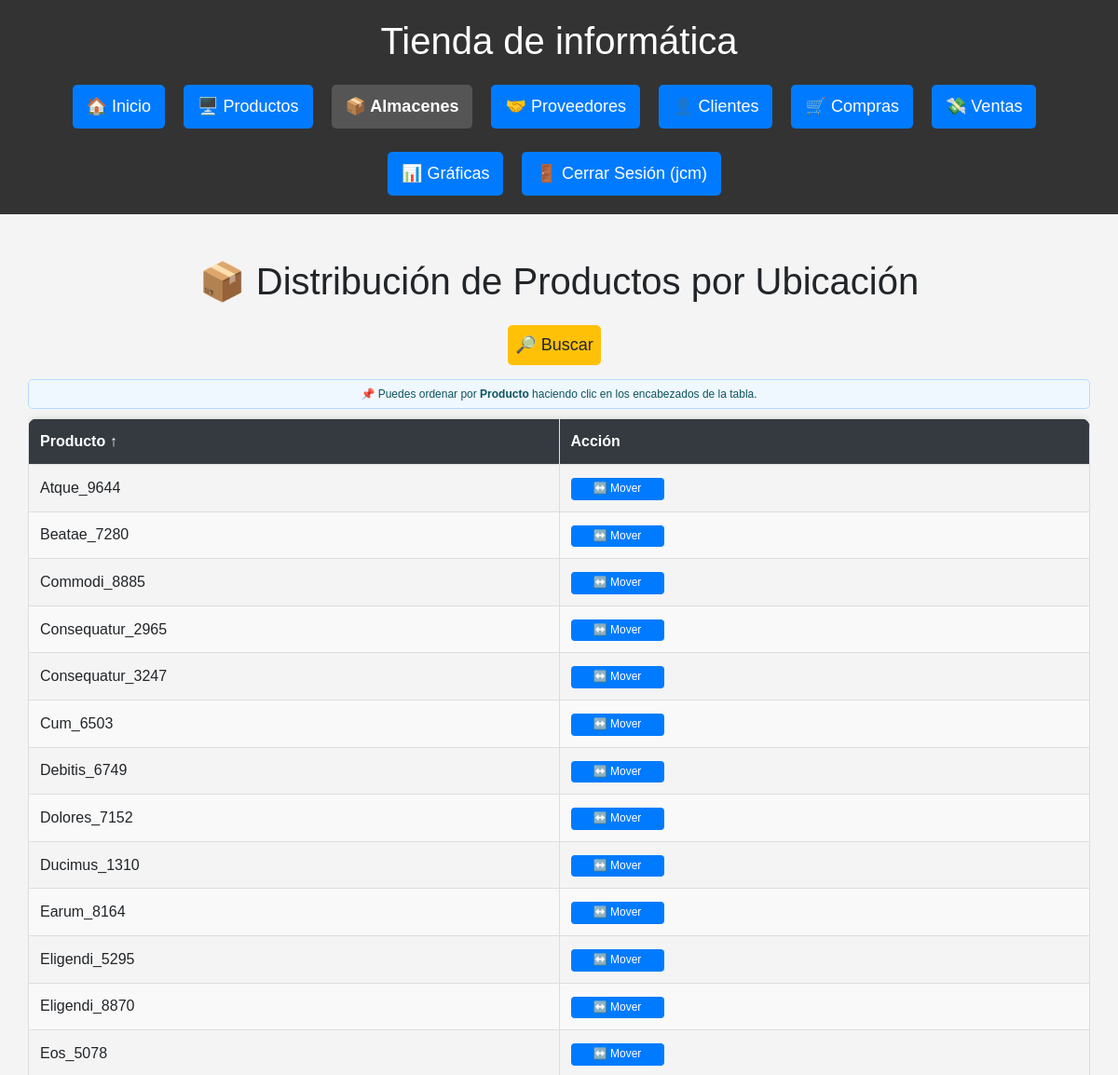
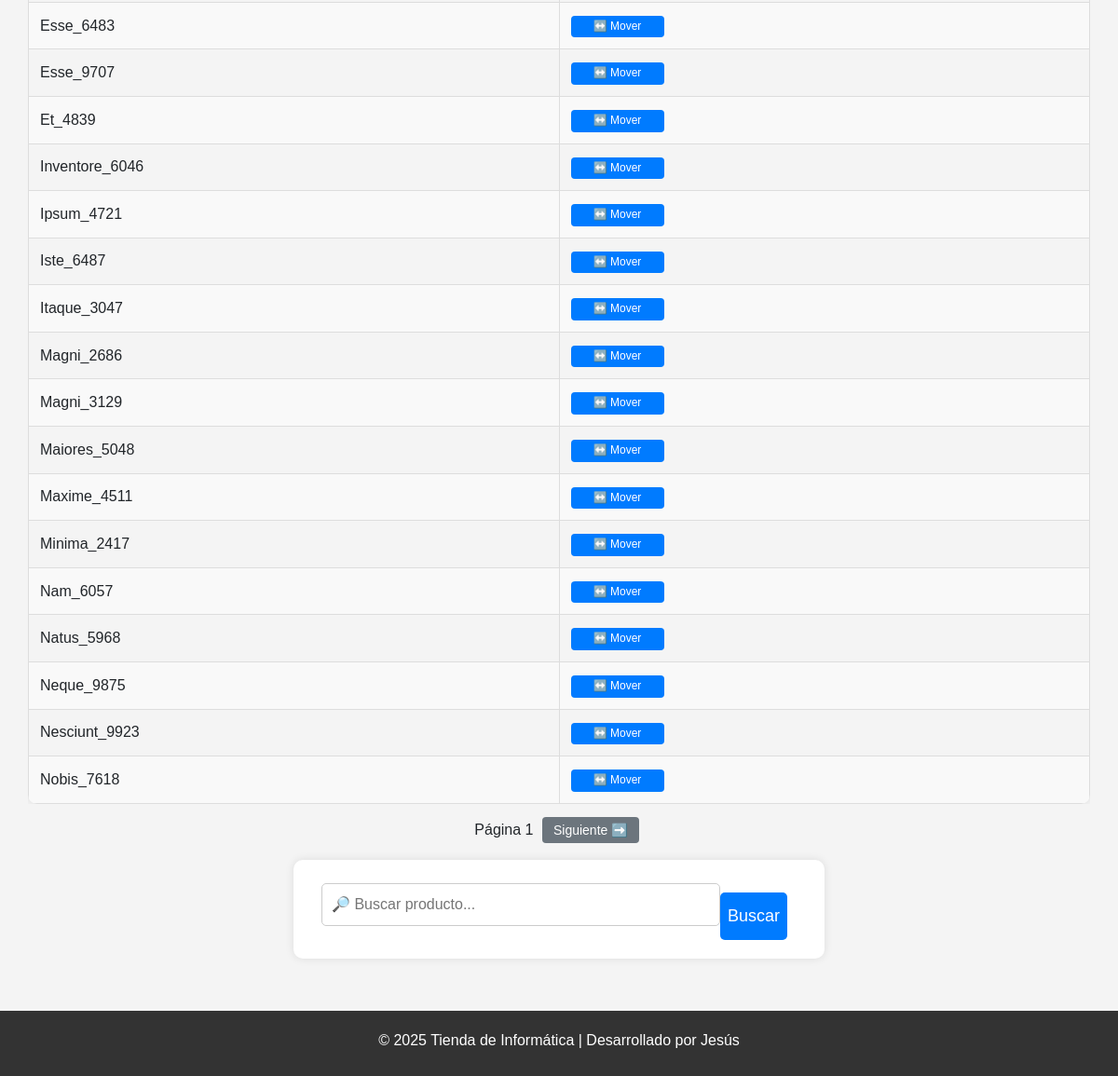
The page /almacenes (signed in) on the database as committed earlier (2 pictures, top to bottom).
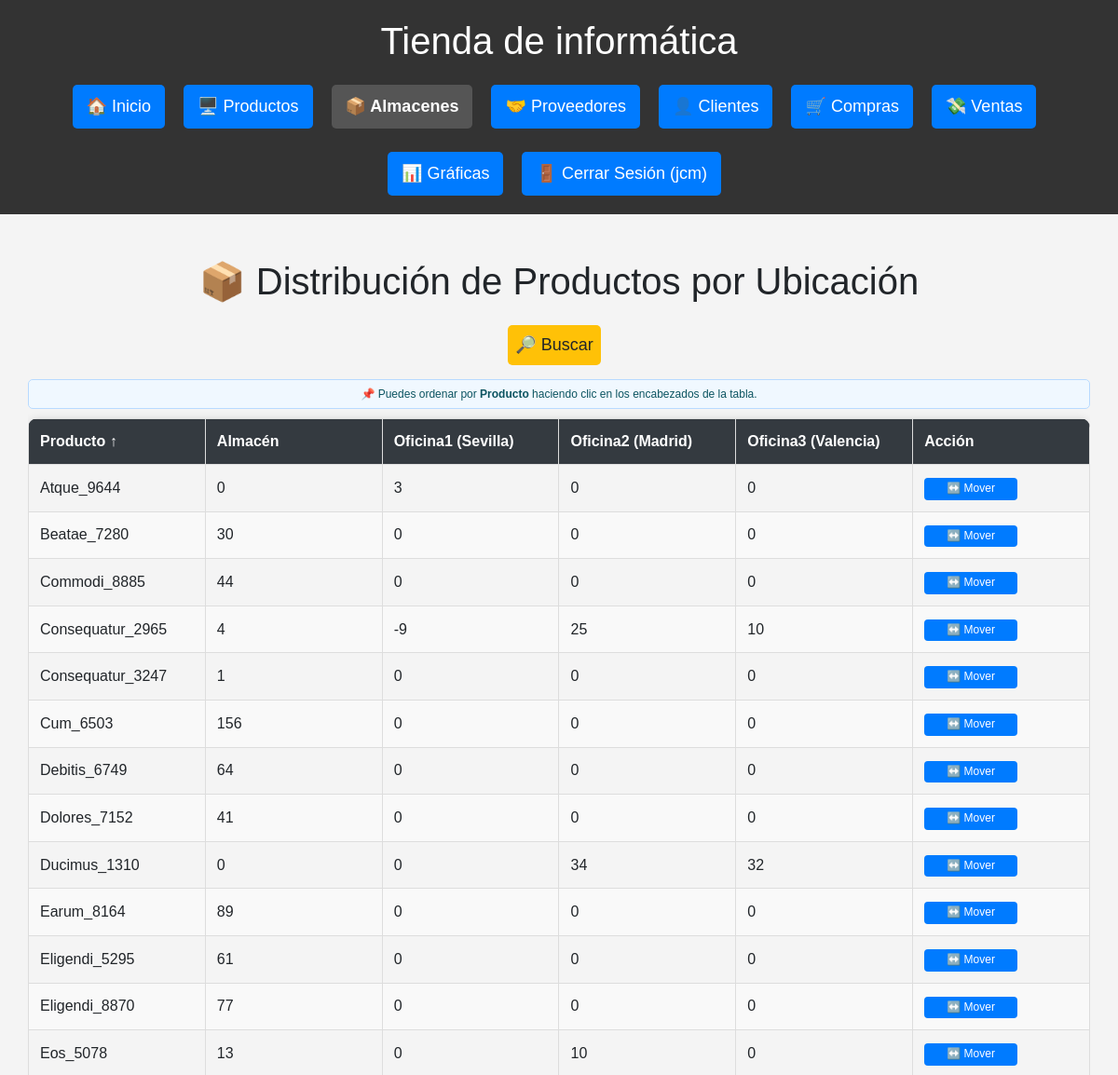
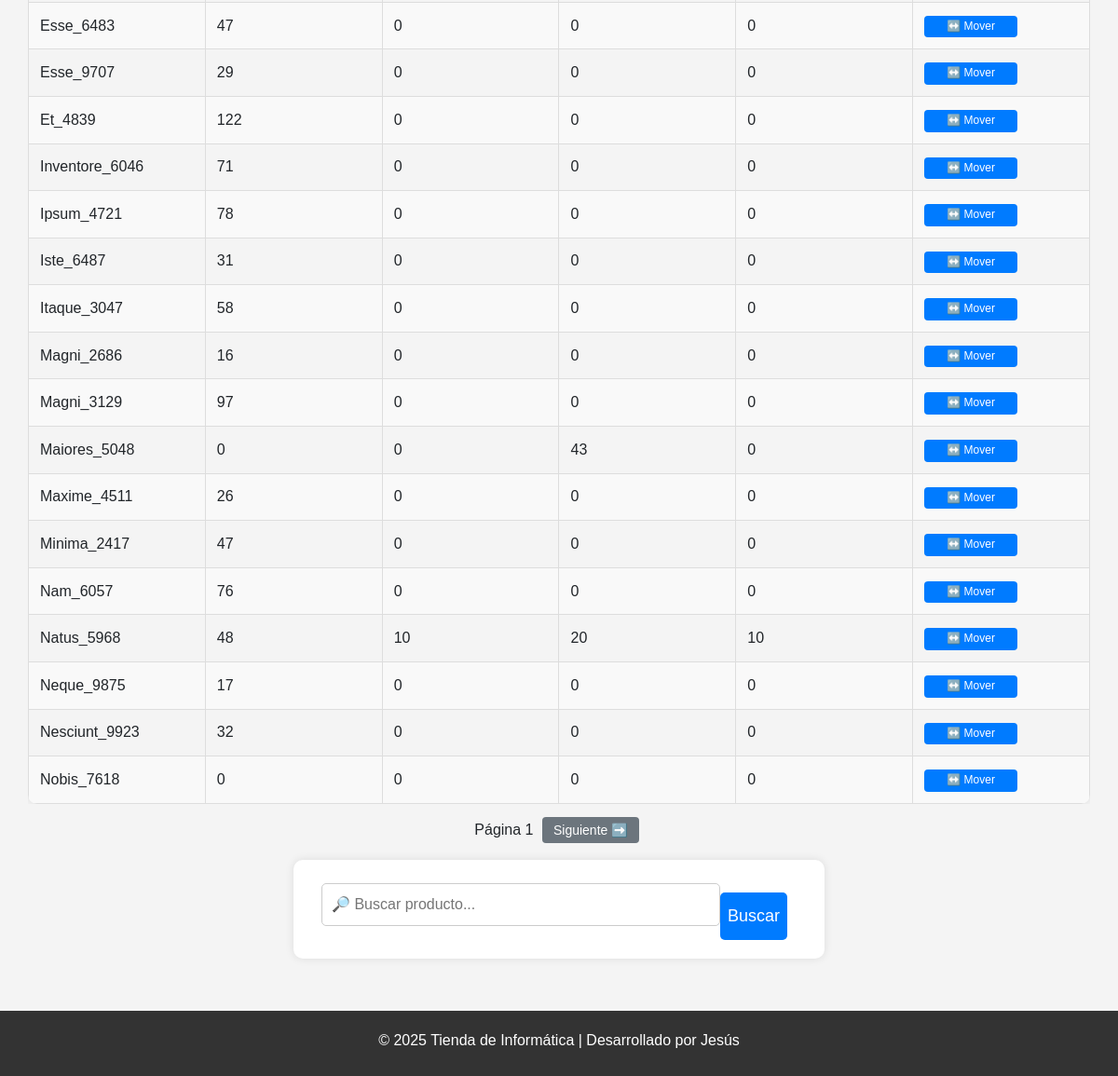
The same page on the database as committed later (2 pictures, top to bottom).
### db.py (models this page shows)
class Producto(Base):
    __tablename__ = "Producto"
    id = Column(Integer, primary_key=True)
    nombre = Column(String(150), unique=True, nullable=False)
    descripcion = Column(Text)
    categoria_id = Column(Integer, ForeignKey('Categoria.id'), nullable=True)
    precio = Column(Numeric(10, 2), nullable=False)
    stock = Column(Integer, default=0)
    cantidad_total = Column(Integer, default=30)
    fecha_creacion = Column(DateTime, default=func.now())
    categoria = relationship('Categoria', backref=backref('productos', lazy=True))
    ventas = relationship("DetalleVenta", back_populates="producto")

class Ubicacion(Base):
    __tablename__ = "Ubicacion"
    id = Column(Integer, primary_key=True)
    nombre = Column(String(100), unique=True, nullable=False)

class StockPorUbicacion(Base):
    __tablename__ = "StockPorUbicacion"
    id = Column(Integer, primary_key=True)
    producto_id = Column(Integer, ForeignKey("Producto.id"), nullable=False)
    ubicacion_id = Column(Integer, ForeignKey("Ubicacion.id"), nullable=False)
    cantidad = Column(Integer, default=0)
    producto = relationship("Producto", backref="ubicaciones_stock")
    ubicacion = relationship("Ubicacion", backref="stock_producto")

### routes/almacenes.py (the view)
@almacenes_bp.route('/almacenes')
@login_required
def ver_almacenes():
    nombre = request.args.get("nombre", "")
    pagina = int(request.args.get("pagina", 1))
    orden = request.args.get("orden", "producto")
    direccion = request.args.get("direccion", "asc")
    por_pagina = 30
    ubicaciones = sesion.query(Ubicacion).all()
    query = sesion.query(Producto)
    if nombre:
        query = query.filter(Producto.nombre.ilike(f"%{nombre}%"))
    if orden == "producto":
        if direccion == "desc":
            query = query.order_by(Producto.nombre.desc())
        else:
            query = query.order_by(Producto.nombre.asc())
    total = query.count()
    productos = query.offset((pagina - 1) * por_pagina).limit(por_pagina).all()
    datos_stock = []
    for producto in productos:
        stock_por_ubicacion = {u.nombre: 0 for u in ubicaciones}
        for entrada in producto.ubicaciones_stock:
            stock_por_ubicacion[entrada.ubicacion.nombre] = entrada.cantidad
        datos_stock.append({
            "id": producto.id,
            "producto": producto.nombre,
            "stock": stock_por_ubicacion
        })
    hay_anterior = pagina > 1
    hay_siguiente = (pagina * por_pagina) < total
    return render_template("almacenes/almacenes.html",
                           datos_stock=datos_stock,
                           ubicaciones=ubicaciones,
                           nombre=nombre,
                           pagina=pagina,
                           orden=orden,
                           direccion=direccion,
                           hay_anterior=hay_anterior,
                           hay_siguiente=hay_siguiente)

### db.py (called while the page is built)
def login_required(f):
    @wraps(f)
    def decorated_function(*args, **kwargs):
        if 'usuario' not in session:
            flash('Por favor, inicie sesión para acceder a esta página.', 'error')
            return redirect(url_for('login'))
        return f(*args, **kwargs)
    return decorated_function

### templates/almacenes/almacenes.html (shortened to what this page needs)
{% extends 'base.html' %}
{% block content %}
<div class="container mt-4">
    <h1>📦 Distribución de Productos por Ubicación</h1>
    <div class="botones-superiores">
        <a href="#form-busqueda-almacen" class="btn btn-add btn-search" >🔎 Buscar</a>
    </div>
    <div class="tabla-responive">
        <table class="tabla-estilizada">
            <div class="alerta-orden">
              📌 Puedes ordenar por <strong>Producto</strong> haciendo clic en los encabezados de la tabla.
            </div>
            <thead>
                <tr>
                    {% set nueva_direccion = 'desc' if direccion == 'asc' else 'asc' %}
                    <th>
                        <a href="{{ url_for('almacenes.ver_almacenes', orden='producto', direccion=nueva_direccion, nombre=nombre) }}">
                            Producto
                            {% if orden == 'producto' %}
                                {% if direccion == 'asc' %} ↑ {% else %} ↓ {% endif %}
                            {% endif %}
                        </a>
                    </th>
                    {% for ubicacion in ubicaciones %}
                        <th>{{ ubicacion.nombre }}</th>
                    {% endfor %}
                    <th>Acción</th>
                </tr>
            </thead>
            <tbody>
                {% for fila in datos_stock %}
                <tr>
                    <td>{{ fila.producto }}</td>
                    {% for ubicacion in ubicaciones %}
                        <td>{{ fila.stock[ubicacion.nombre] }}</td>
                    {% endfor %}
                    <td>
                        <a href="{{ url_for('almacenes.mover_producto', producto_id=fila.id) }}" class="btn-edit">↔️ Mover</a>
                    </td>
                </tr>
                {% endfor %}
            </tbody>
        </table>
    </div>
    <div class="paginacion mt-3">
        <span>Página {{ pagina }}</span>
        {% if hay_siguiente %}
            <a href="{{ url_for('almacenes.ver_almacenes', pagina=pagina+1, nombre=nombre, orden=orden, direccion=direccion) }}" class="btn-pagina">Siguiente ➡️</a>
        {% endif %}
    </div>
    <form method="GET" action="{{ url_for('almacenes.ver_almacenes') }}" class="mb-3 d-flex" id="form-busqueda-almacen">
        <input type="text" name="nombre" placeholder="🔎 Buscar producto..." value="{{ nombre or '' }}">
        <button type="submit" class="btn">Buscar</button>
    </form>
</div>
{% endblock %}

### templates/base.html (shortened to what this page needs)
<!doctype html>
<html lang="es">
<head>
    <link href="https://cdn.jsdelivr.net/npm/bootstrap@5.1.3/dist/css/bootstrap.min.css" rel="stylesheet">
    <link rel="stylesheet" href="/static/estilos.css">
</head>
<body>
<div class="wrapper">
  <header>
    <h1>{% block header %}Tienda de informática{% endblock %}</h1>
    <nav>
      <ul class="menu">
          <li><a href="{{ url_for('index') }}" class="btn {% if request.endpoint == 'index' %}active{% endif %}">🏠 Inicio</a></li>
          <li><a href="{{ url_for('productos.ver_productos') }}" class="btn {% if 'productos' in request.endpoint %}active{% endif %}">🖥️ Productos</a></li>
          <li><a href="{{ url_for('almacenes.ver_almacenes') }}" class="btn {% if 'almacenes' in request.endpoint %}active{% endif %}">📦 Almacenes</a></li>
          <li><a href="{{ url_for('proveedores.listar_proveedores') }}" class="btn {% if 'proveedores' in request.endpoint %}active{% endif %}">🤝 Proveedores</a></li>
          <li><a href="{{ url_for('clientes.clientes') }}" class="btn {% if 'clientes' in request.endpoint %}active{% endif %}">👤 Clientes</a></li>
          <li><a href="{{ url_for('compras.compras') }}" class="btn {% if 'compras.' in request.endpoint %}active{% endif %}">🛒 Compras</a></li>
          <li><a href="{{ url_for('ventas.ventas') }}" class="btn {% if request.endpoint.startswith('ventas.') %}active{% endif %}">💸 Ventas</a></li>
          <li><a href="{{ url_for('graficas_py.graficas_python') }}" class="btn {% if request.endpoint.startswith('graficas_py.') or request.endpoint.startswith('graficas.') %}active{% endif %}">📊 Gráficas</a></li>
        {% if 'usuario' in session %}
          <li><a href="{{ url_for('logout') }}" class="btn logout-btn">🚪 Cerrar Sesión ({{ session['usuario'] }})</a></li>
        {% else %}
          <li><a href="{{ url_for('login') }}" class="btn {% if request.endpoint == 'login' %}active{% endif %}">🔐 Iniciar Sesión</a></li>
        {% endif %}
      </ul>
    </nav>
  </header>
  <main class="container mt-4">
    {% block content %}{% endblock %}
  </main>
  <footer>
    <p>&copy; 2025 Tienda de Informática | Desarrollado por Jesús</p>
  </footer>
</div>
</body>
</html>

### static/estilos.css (style rules this page uses)
html, body { height: 100%; margin: 0; padding: 0; font-family: Arial, sans-serif; background-color: #f4f4f4; text-align: center; }
body { overflow-x: hidden; }
.wrapper { display: flex; flex-direction: column; min-height: 100vh; }
main { flex: 1; padding: 20px; }
.container, main { width: 100%; padding: 0; margin: 0 auto; }
header { background: #333; color: white; padding: 20px; }
nav ul.menu { list-style: none; padding: 0; margin: 0; display: flex; flex-wrap: wrap; justify-content: center; gap: 10px; }
nav ul.menu li a { text-decoration: none; color: white; background: #007BFF; padding: 10px 15px; border-radius: 5px; transition: 0.3s; }
nav ul.menu li a.active { background-color: #555; font-weight: bold; }
.alerta-orden { background-color: #f0f8ff; color: #0c5460; border: 1px solid #b8daff; padding: 6px 10px; border-radius: 5px; margin-bottom: 10px; font-size: 0.75rem; text-align: center; }
form { width: 50%; margin: 20px auto; background: white; padding: 20px 30px; border-radius: 10px; box-shadow: 0 0 10px rgba(0,0,0,0.1); text-align: left; }
form input, form textarea, form select { width: 100%; padding: 10px; margin-top: 5px; margin-bottom: 15px; border: 1px solid #ccc; border-radius: 5px; box-sizing: border-box; font-size: 16px; }
button, .btn { background: #007BFF; color: white; padding: 8px; border: none; margin-top: 15px; cursor: pointer; font-size: 18px; border-radius: 5px; transition: 0.3s; text-decoration: none; display: inline-block; margin-right: 10px; }
.btn-add { background: #418852; margin-bottom: 15px; }
.btn-pagina { background-color: #6c757d; color: white; font-size: 14px; padding: 6px 12px; border-radius: 4px; text-decoration: none; margin: 0 5px; }
.btn-edit { display: inline-block; max-width: 100px; background-color: #007BFF; color: white; padding: 4px 8px; font-size: 0.75rem; border: none; border-radius: 4px; cursor: pointer; transition: all 0.2s; text-decoration: none; white-space: nowrap; line-height: 1.3; margin: 0; box-shadow: none; width: 100% ; text-align: center; box-sizing: border-box; }
.btn-search { background-color: #ffc107; color: #212529; }
.tabla-estilizada { width: 100%; border-collapse: collapse; border-radius: 10px; overflow: hidden; box-shadow: 0 0 10px rgba(0,0,0,0.1); table-layout: fixed; }
.tabla-estilizada thead { background-color: #343a40; color: white; font-weight: bold; }
.tabla-estilizada th, .tabla-estilizada td { padding: 12px; border: 1px solid #ddd; text-align: left; max-width: 200px; word-wrap: break-word; white-space: normal; }
.tabla-estilizada tr:nth-child(even) { background-color: #f9f9f9; }
.tabla-estilizada thead th a { color: white; text-decoration: none; font-weight: bold; }
.tabla-responive { width: 100%; overflow-x: auto; -webkit-overflow-scrolling: touch; box-sizing: border-box; padding: 0 10x; }
footer { background: #333; color: white; padding: 10px; width: 100%; text-align: center; margin-top: 40px; padding-top: 20px; }

Rows that differ between the two databases and show on the page:
added Ubicacion: nombre "Almacén", nombre "0", nombre "30", nombre "44", nombre "4", nombre "1", nombre "156", nombre "64", nombre "41", nombre "89", nombre "61", nombre "77", nombre "13", nombre "47", nombre "29", nombre "122", nombre "71", nombre "78", nombre "31", nombre "58", nombre "16", nombre "97", nombre "26", nombre "76", nombre "48", nombre "17", nombre "32"
added Ubicacion: nombre "Oficina1 (Sevilla)", nombre "3", nombre "0", nombre.cantidad "-9", nombre "10"
added Ubicacion: nombre "Oficina2 (Madrid)", nombre "0", nombre "25", nombre "34", nombre "10", nombre "43", nombre "20"
added Ubicacion: nombre "Oficina3 (Valencia)", nombre "0", nombre "10", nombre "32"
